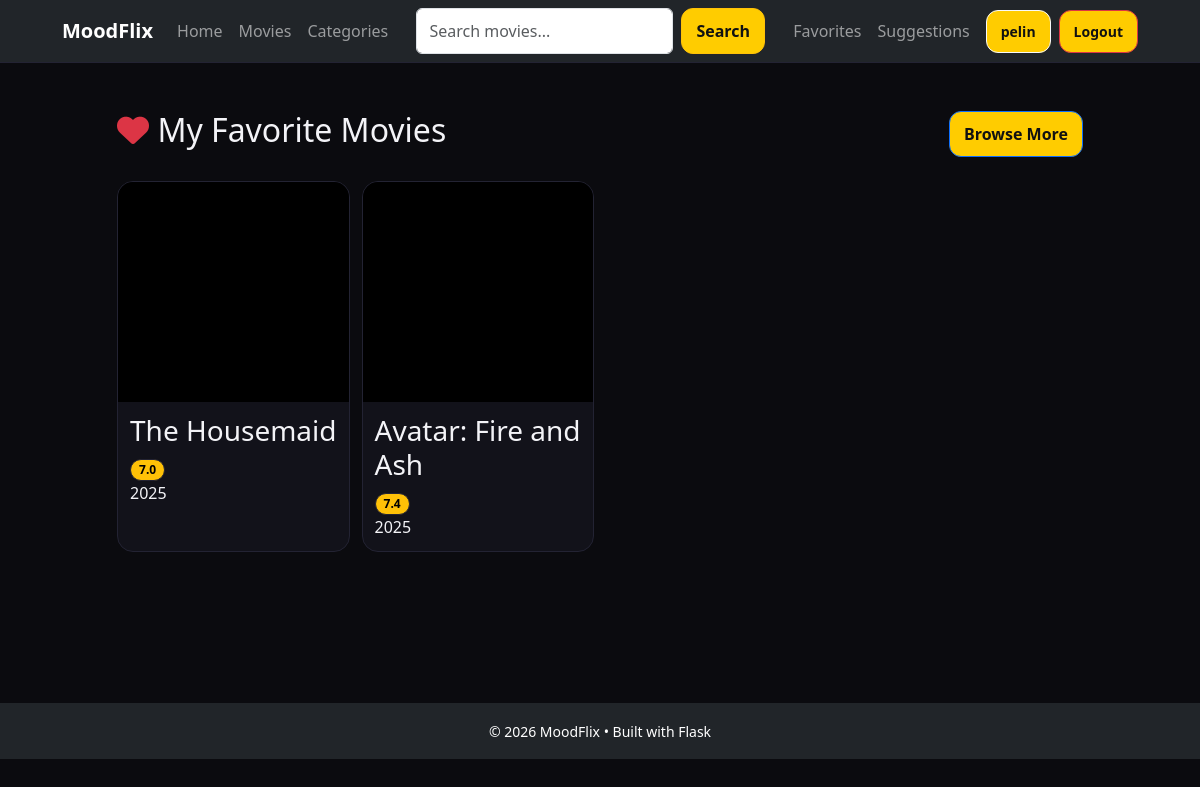
The app's page /favorites/ (signed in) with its own data.
### app/models/user.py (models this page shows, shortened)
class User(UserMixin, db.Model):
    __tablename__ = "users"
    id = db.Column(db.Integer, primary_key=True)
    email = db.Column(db.String(120), unique=True, nullable=False)
    username = db.Column(db.String(50), nullable=False)
    password_hash = db.Column(db.String(128), nullable=False)
    role = db.Column(db.String(20), nullable=False, default="user")  # "user" or "admin"
    created_at = db.Column(db.DateTime, nullable=False, default=datetime.utcnow)
    is_active = db.Column(db.Boolean, nullable=False, default=True)
    comments = db.relationship('Comment', backref='user', lazy='dynamic', cascade='all, delete-orphan')
    ratings = db.relationship('Rating', backref='user', lazy='dynamic', cascade='all, delete-orphan')
    favorites = db.relationship('Favorite', backref='user', lazy='dynamic', cascade='all, delete-orphan')
    suggestions = db.relationship('Suggestion', backref='user', lazy='dynamic', cascade='all, delete-orphan')

### app/models/movie.py (models this page shows, shortened)
class Movie(db.Model):
    __tablename__ = "movies"
    id = db.Column(db.Integer, primary_key=True)
    title = db.Column(db.String(255), nullable=False)
    year = db.Column(db.Integer, nullable=True)
    description = db.Column(db.Text, nullable=True)
    posterUrl = db.Column(db.String(500), nullable=True)
    imdbRating = db.Column(db.Float, nullable=True)
    createdAt = db.Column(db.DateTime, default=datetime.utcnow, nullable=False)
    is_active = db.Column(db.Boolean, nullable=False, default=True)
    mood_categories = db.relationship('MoodCategory', secondary=movie_mood_categories, backref=db.backref('movies', lazy='dynamic'))
    affiliate_links = db.relationship('AffiliateLink', backref='movie', lazy='dynamic', cascade='all, delete-orphan')
    comments = db.relationship('Comment', backref='movie', lazy='dynamic', cascade='all, delete-orphan')
    ratings = db.relationship('Rating', backref='movie', lazy='dynamic', cascade='all, delete-orphan')
    favorites = db.relationship('Favorite', backref='movie', lazy='dynamic', cascade='all, delete-orphan')

### app/controllers/favorite_controller.py (the view)
@favorite_bp.get("/")
def list_favorites():
    if not current_user.is_authenticated:
        flash("Please log in to view favorites.", "error")
        return redirect(url_for("auth.login"))
    favorites = list_user_favorites(current_user.id)
    return render_template("favorites/list.html", movies=favorites)

### app/__init__.py (called while the page is built)
def init_extensions(app: Flask) -> None:
    db.init_app(app)
    import_models()
    migrate.init_app(app, db)
    login_manager.init_app(app)
    login_manager.login_view = "auth.login"
    from app.models.user import User
    @login_manager.user_loader
    def load_user(user_id):
        return User.query.get(int(user_id))

### app/services/favorite_service.py (called while the page is built)
def list_user_favorites(user_id: int) -> List[Movie]:
    return (
        Movie.query.join(Favorite, Favorite.movie_id == Movie.id)
        .filter(Favorite.user_id == user_id)
        .all()
    )

### app/views/templates/favorites/list.html (shortened to what this page needs)
{% extends "base.html" %}
{% block content %}
<div class="container py-4">
    <div class="d-flex justify-content-between align-items-center mb-4">
        <h2><i class="fas fa-heart text-danger"></i> My Favorite Movies</h2>
        <a href="{{ url_for('movie.list_movies') }}" class="btn btn-outline-primary">
            Browse More
        </a>
    </div>
    {% if movies %}
        <div class="grid">
            {% for favorite in movies %}
                {% set movie = favorite.movie if favorite.movie is defined else favorite %}
                <a class="card" href="{{ url_for('home.view_movie_details', movie_id=movie.id) }}">
                    <div class="poster">
                    </div>
                    <div class="card-body">
                        <div class="card-top">
                            <h3 class="title">{{ movie.title }}</h3>
                            <span class="badge text-bg-warning">
                                {{ movie.imdbRating or '-' }}
                            </span>
                        </div>
                        <div class="meta">
                            {{ movie.year or '—' }}
                        </div>
                    </div>
                </a>
            {% endfor %}
        </div>
    {% endif %}
</div>
{% endblock %}

### app/views/templates/base.html (shortened to what this page needs)
<!doctype html>
<html lang="en">
<head>
  <link href="https://cdn.jsdelivr.net/npm/bootstrap@5.3.0/dist/css/bootstrap.min.css" rel="stylesheet">
  <link rel="stylesheet" href="https://cdnjs.cloudflare.com/ajax/libs/font-awesome/6.0.0/css/all.min.css">
  <link rel="stylesheet" href="{{ url_for('static', filename='css/style.css') }}">
</head>
<body>
  <nav class="navbar navbar-expand-lg navbar-dark bg-dark sticky-top" style = "z-index: 1050;">
    <div class="container">
      <a href="{{ url_for('home.index') }}" class="navbar-brand fw-bold">MoodFlix</a>
      <div class="collapse navbar-collapse" id="navbarNav">
        <ul class="navbar-nav me-auto">
            <li class="nav-item">
                <a class="nav-link" href="{{ url_for('home.index') }}"> {{ 'Home' | translate }} </a>
            </li>
            <li class="nav-item">
                <a class="nav-link" href="{{ url_for('movie.list_movies') }}"> {{ 'Movies' | translate }} </a>
            </li>
            <li class="nav-item">
                <a class="nav-link" href="{{ url_for('movie.list_categories') }}"> {{ 'Categories' | translate }} </a>
            </li>
        </ul>
        <form class="d-flex mx-auto" method="GET" action="{{ url_for('home.search_movies') }}">
            <input class="form-control me-2" type="search" name="q" placeholder="{{ 'Search movies...' | translate }}" value="{{ request.args.get('q', '') }}">
            <button class="btn btn-outline-warning" type="submit">{{ 'Search' | translate }}</button>
        </form>
        <ul class="navbar-nav ms-auto align-items-center">
            {% if current_user.is_authenticated %}
                <li class="nav-item">
                    <a class="nav-link" href="{{ url_for('favorite.list_favorites') }}">{{ 'Favorites' | translate }}</a>
                </li>
                <li class="nav-item">
                    <a class="nav-link" href="{{ url_for('suggestion.list_suggestions') }}">{{ 'Suggestions' | translate }}</a>
                </li>
                <li class="nav-item ms-2">
                    <a class="btn btn-sm btn-outline-light" href="{{ url_for('auth.view_profile', user_id=current_user.id) }}">
                        {{ current_user.username }}
                    </a>
                </li>
                <li class="nav-item ms-2">
                    <form action="{{ url_for('auth.logout') }}" method="POST" class="d-inline">
                        <button type="submit" class="btn btn-sm btn-danger">{{ 'Logout' | translate }}</button>
                    </form>
                </li>
            {% endif %}
        </ul>
      </div>
    </div>
  </nav>
  <main class="container py-4" style="min-height: 80vh;">
    {% block content %}{% endblock %}
  </main>
  <footer class="bg-dark text-white text-center py-3 mt-auto">
    <div class="container">
      <small>© 2026 MoodFlix • Built with Flask</small>
    </div>
  </footer>
</body>
</html>

### app/views/static/css/style.css (style rules this page uses)
:root { --bg: #0b0b0f; --panel: #12121a; --text: #f3f3f7; --muted: #a7a7b6; --line: #232333; --accent: #ffcc00; }
* { box-sizing: border-box; }
body { margin: 0; font-family: system-ui, -apple-system, Segoe UI, Roboto, Arial; background: var(--bg); color: var(--text); }
.container { width: min(1100px, 92%); margin: 0 auto; }
.navbar { position: sticky; top: 0; background: rgba(11, 11, 15, 0.9); border-bottom: 1px solid var(--line); }
.btn { padding: 10px 14px; border-radius: 12px; background: var(--accent); color: #111; text-decoration: none; font-weight: 700; }
.grid { display: grid; grid-template-columns: repeat(4, 1fr); gap: 12px; }
.card { background: var(--panel); border: 1px solid var(--line); border-radius: 16px; overflow: hidden; text-decoration: none; color: inherit; }
.poster { height: 220px; background: #000; }
.card-body { padding: 12px; }
.badge { font-size: 12px; border: 1px solid var(--line); padding: 4px 8px; border-radius: 999px; }

### records on screen
User: username "pelin"
Movie: title "The Housemaid", imdbRating "7.0", year "2025"
Movie: title "Avatar: Fire and Ash", imdbRating "7.4"

### other values on screen
{{ 'Home' | translate }} "Home"
{{ 'Movies' | translate }} "Movies"
{{ 'Categories' | translate }} "Categories"
{{ 'Search' | translate }} "Search"
{{ 'Favorites' | translate }} "Favorites"
{{ 'Suggestions' | translate }} "Suggestions"
{{ 'Logout' | translate }} "Logout"
